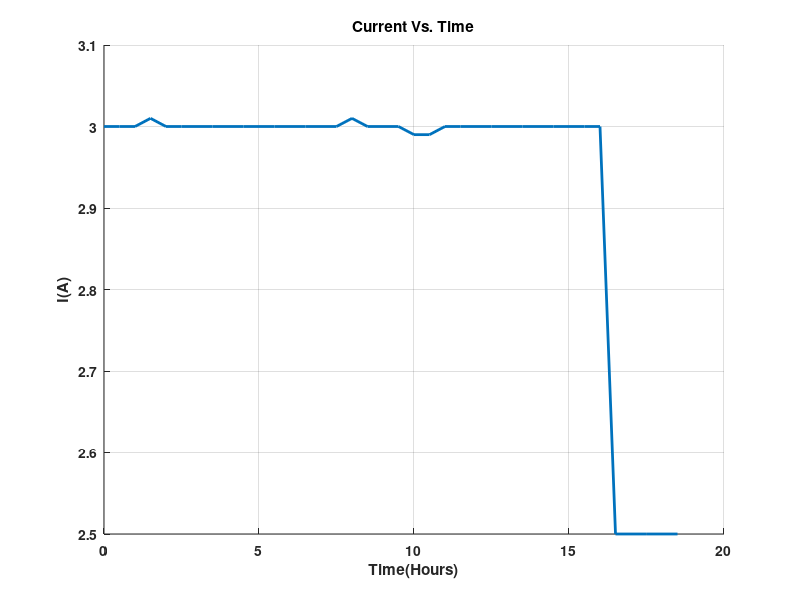
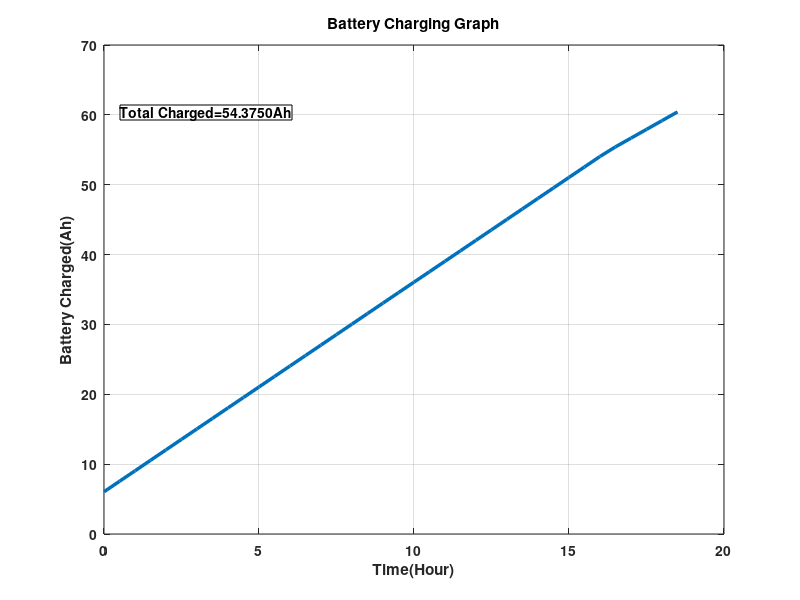

The MATLAB script that drew these images, in order:
clc;
clear all;
close all;
I=[3 3 3 3.01 3 3 3 3 3 3 3 3 3 3 3 3 3.01 3 3 3 2.99 2.99 3 3 3 3 3 3 3 3 3 3 3 2.5 2.5 2.5 2.5 2.5];

t=[0:.5:18.5];
%[a y] = lineReg(I, x)
%eqn = sprintf('V_{oc}-V_{t}= %.4f*Battery Current + %.4f', a, y);

hold on
%plot(I,x,'*','LineWidth',2);
figure(1)
plot(t,I,'LineWidth',2),xlabel('Time(Hours)','FontWeight','bold'),ylabel('I(A)','FontWeight','bold'),set(gca,'FontWeight','bold'), title('Current Vs. Time','FontWeight','bold'), grid on;
%annotation('textbox', [.6 .2 .25 .1], 'String', ...
                   % ['R_{internal} = 0.2189','\Omega'],'FontWeight','bold','BackgroundColor','white'),
                %annotation('textbox', [.15 .81 .5 .1],'String',[eqn],'FontWeight','bold','BackgroundColor','white');
%legend('Raw','Fitted'),set(legend,'fontweight','bold')
for  i = 2:length(I)
    Q(i) = trapz(t(1:i),I(1:i));
end
QTotal = trapz(t,I)
figure(2)
plot(t, 6.045+Q,'linewidth',2.5),xlabel('Time(Hour)','FontWeight','bold'),ylabel('Battery Charged(Ah)','Fontweight','bold'),title('Battery Charging Graph','FontWeight','bold'),set(gca,'FontWeight','bold'),grid on
 annotation('textbox', [.15 .80 .13 .1],'String',[sprintf('Total Charged=%.4fAh',QTotal)],'FontWeight','bold','BackgroundColor','white');
